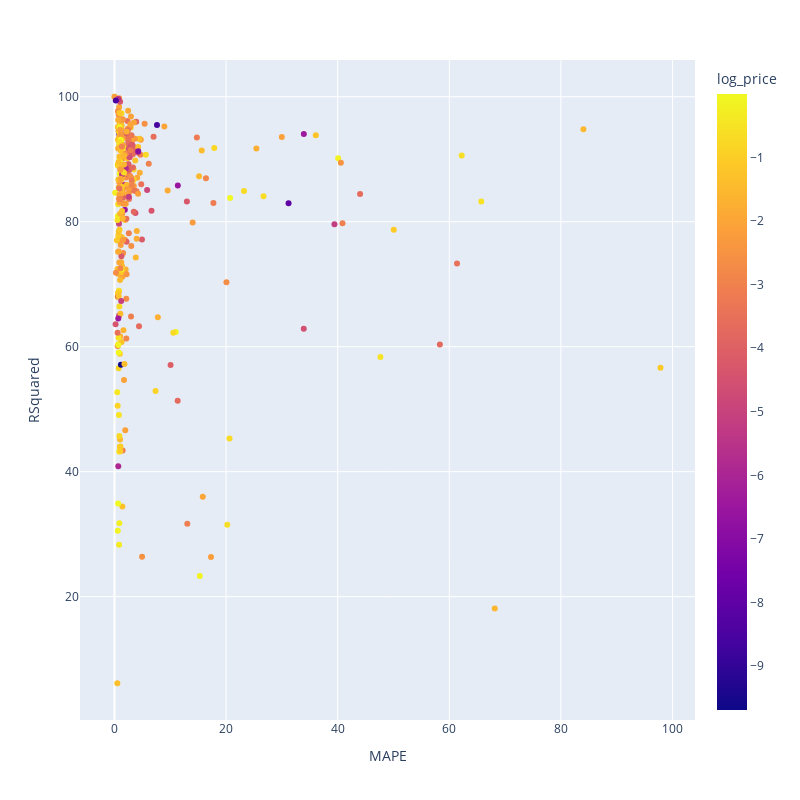

The notebook cell this image was saved under:
### Code cell
fig = px.scatter(results_combined,y='RSquared',x='MAPE',color='log_price',width=800,height=800,hover_data=['PPG','Retailer_Name'])
fig.show()

### Figure 1 — Plotly figure (JSON) as saved in the notebook; plotly's stock layout.template omitted (floating-point values rounded to 4 significant figures; data arrays with more than 128 entries replaced by an {"elided": "..."} marker saying what was removed)
{"data": [{"customdata": {"elided": "350x2 str values"}, "hovertemplate": "MAPE=%{x}<br>RSquared=%{y}<br>PPG=%{customdata[0]}<br>Retailer_Name=%{customdata[1]}<br>log_price=%{marker.color}<extra></extra>", "legendgroup": "", "marker": {"color": {"elided": "350 float values"}, "coloraxis": "coloraxis", "symbol": "circle"}, "mode": "markers", "name": "", "orientation": "v", "showlegend": false, "type": "scatter", "x": {"elided": "350 float values"}, "xaxis": "x", "y": {"elided": "350 float values"}, "yaxis": "y"}], "layout": {"coloraxis": {"colorbar": {"title": {"text": "log_price"}}, "colorscale": [[0, "#0d0887"], [0.1111, "#46039f"], [0.2222, "#7201a8"], [0.3333, "#9c179e"], [0.4444, "#bd3786"], [0.5556, "#d8576b"], [0.6667, "#ed7953"], [0.7778, "#fb9f3a"], [0.8889, "#fdca26"], [1, "#f0f921"]]}, "height": 800, "legend": {"tracegroupgap": 0}, "margin": {"t": 60}, "width": 800, "xaxis": {"anchor": "y", "domain": [0, 1], "title": {"text": "MAPE"}}, "yaxis": {"anchor": "x", "domain": [0, 1], "title": {"text": "RSquared"}}}}
